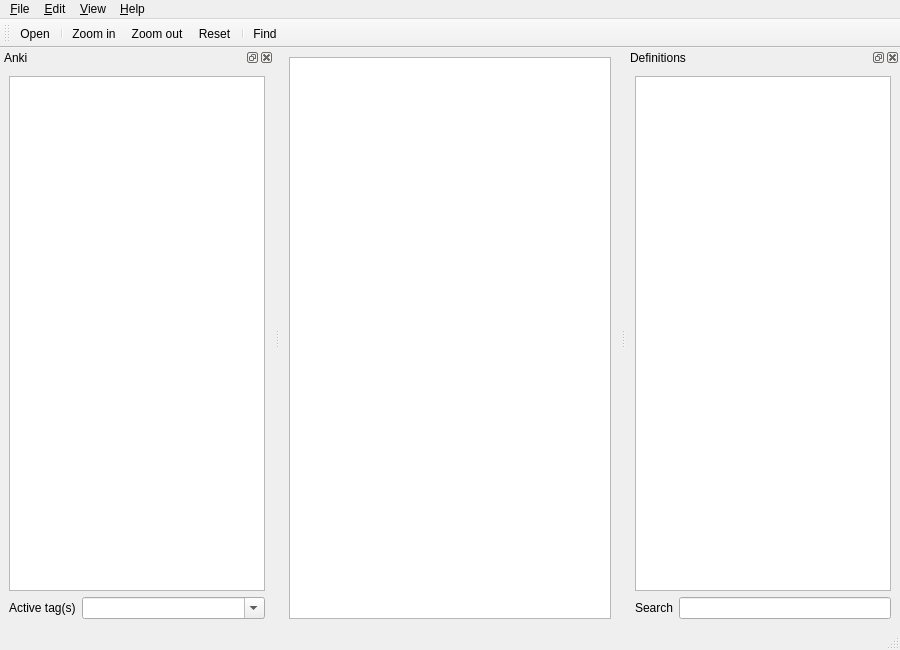
<?xml version="1.0" encoding="UTF-8"?>
<ui version="4.0">
 <class>MainWindowReader</class>
 <widget class="QMainWindow" name="MainWindowReader">
  <property name="geometry">
   <rect>
    <x>0</x>
    <y>0</y>
    <width>900</width>
    <height>650</height>
   </rect>
  </property>
  <property name="acceptDrops">
   <bool>true</bool>
  </property>
  <property name="windowTitle">
   <string>Yomichan</string>
  </property>
  <property name="windowIcon">
   <iconset>
    <normaloff>../img/icon_logo_32.png</normaloff>../img/icon_logo_32.png</iconset>
  </property>
  <widget class="QWidget" name="centralwidget">
   <layout class="QHBoxLayout" name="horizontalLayout">
    <item>
     <widget class="QPlainTextEdit" name="textContent">
      <property name="mouseTracking">
       <bool>true</bool>
      </property>
      <property name="readOnly">
       <bool>true</bool>
      </property>
     </widget>
    </item>
   </layout>
  </widget>
  <widget class="QMenuBar" name="menubar">
   <property name="geometry">
    <rect>
     <x>0</x>
     <y>0</y>
     <width>900</width>
     <height>25</height>
    </rect>
   </property>
   <widget class="QMenu" name="menuFile">
    <property name="title">
     <string>&amp;File</string>
    </property>
    <widget class="QMenu" name="menuOpenArchive">
     <property name="enabled">
      <bool>false</bool>
     </property>
     <property name="title">
      <string>Open from &amp;archive</string>
     </property>
    </widget>
    <widget class="QMenu" name="menuOpenRecent">
     <property name="title">
      <string>Open &amp;recent</string>
     </property>
    </widget>
    <addaction name="actionOpen"/>
    <addaction name="menuOpenArchive"/>
    <addaction name="menuOpenRecent"/>
    <addaction name="separator"/>
    <addaction name="actionQuit"/>
   </widget>
   <widget class="QMenu" name="menuEdit">
    <property name="title">
     <string>&amp;Edit</string>
    </property>
    <addaction name="actionCopyDefinition"/>
    <addaction name="actionCopyAllDefinitions"/>
    <addaction name="actionCopySentence"/>
    <addaction name="separator"/>
    <addaction name="actionFind"/>
    <addaction name="actionFindNext"/>
    <addaction name="separator"/>
    <addaction name="actionPreferences"/>
   </widget>
   <widget class="QMenu" name="menuHelp">
    <property name="title">
     <string>&amp;Help</string>
    </property>
    <addaction name="actionHomepage"/>
    <addaction name="actionFeedback"/>
    <addaction name="separator"/>
    <addaction name="actionAbout"/>
   </widget>
   <widget class="QMenu" name="menuView">
    <property name="title">
     <string>&amp;View</string>
    </property>
    <widget class="QMenu" name="menuTextSize">
     <property name="title">
      <string>&amp;Zoom</string>
     </property>
     <addaction name="actionZoomIn"/>
     <addaction name="actionZoomOut"/>
     <addaction name="separator"/>
     <addaction name="actionZoomReset"/>
    </widget>
    <addaction name="menuTextSize"/>
    <addaction name="separator"/>
    <addaction name="actionToggleDefinitions"/>
    <addaction name="actionToggleAnki"/>
    <addaction name="separator"/>
    <addaction name="actionToggleWrap"/>
   </widget>
   <addaction name="menuFile"/>
   <addaction name="menuEdit"/>
   <addaction name="menuView"/>
   <addaction name="menuHelp"/>
  </widget>
  <widget class="QToolBar" name="toolBar">
   <property name="windowTitle">
    <string>toolBar</string>
   </property>
   <property name="iconSize">
    <size>
     <width>16</width>
     <height>16</height>
    </size>
   </property>
   <attribute name="toolBarArea">
    <enum>TopToolBarArea</enum>
   </attribute>
   <attribute name="toolBarBreak">
    <bool>false</bool>
   </attribute>
   <addaction name="actionOpen"/>
   <addaction name="separator"/>
   <addaction name="actionZoomIn"/>
   <addaction name="actionZoomOut"/>
   <addaction name="actionZoomReset"/>
   <addaction name="separator"/>
   <addaction name="actionFind"/>
  </widget>
  <widget class="QDockWidget" name="dockDefinitions">
   <property name="windowTitle">
    <string>Definitions</string>
   </property>
   <attribute name="dockWidgetArea">
    <number>2</number>
   </attribute>
   <widget class="QWidget" name="dockWidgetContents">
    <layout class="QVBoxLayout" name="verticalLayout">
     <item>
      <widget class="QTextBrowser" name="textDefinitions">
       <property name="acceptDrops">
        <bool>false</bool>
       </property>
       <property name="openLinks">
        <bool>false</bool>
       </property>
      </widget>
     </item>
     <item>
      <layout class="QHBoxLayout" name="horizontalLayout_3">
       <item>
        <widget class="QLabel" name="label">
         <property name="text">
          <string>Search</string>
         </property>
        </widget>
       </item>
       <item>
        <widget class="QLineEdit" name="textDefinitionSearch"/>
       </item>
      </layout>
     </item>
    </layout>
   </widget>
  </widget>
  <widget class="QStatusBar" name="statusBar"/>
  <widget class="QDockWidget" name="dockAnki">
   <property name="windowTitle">
    <string>Anki</string>
   </property>
   <attribute name="dockWidgetArea">
    <number>1</number>
   </attribute>
   <widget class="QWidget" name="dockWidgetContents_2">
    <layout class="QVBoxLayout" name="verticalLayout_2">
     <item>
      <widget class="QListWidget" name="listDefinitions"/>
     </item>
     <item>
      <layout class="QHBoxLayout" name="horizontalLayout_2">
       <item>
        <widget class="QLabel" name="label_3">
         <property name="text">
          <string>Active tag(s)</string>
         </property>
        </widget>
       </item>
       <item>
        <widget class="QComboBox" name="comboTags">
         <property name="sizePolicy">
          <sizepolicy hsizetype="Expanding" vsizetype="Fixed">
           <horstretch>0</horstretch>
           <verstretch>0</verstretch>
          </sizepolicy>
         </property>
         <property name="editable">
          <bool>true</bool>
         </property>
        </widget>
       </item>
      </layout>
     </item>
    </layout>
   </widget>
  </widget>
  <action name="actionOpen">
   <property name="icon">
    <iconset>
     <normaloff>../img/icon_action_open.png</normaloff>../img/icon_action_open.png</iconset>
   </property>
   <property name="text">
    <string>&amp;Open...</string>
   </property>
   <property name="toolTip">
    <string>Open file</string>
   </property>
   <property name="shortcut">
    <string>Ctrl+O</string>
   </property>
   <property name="iconVisibleInMenu">
    <bool>true</bool>
   </property>
  </action>
  <action name="actionQuit">
   <property name="icon">
    <iconset>
     <normaloff>../img/icon_action_quit.png</normaloff>../img/icon_action_quit.png</iconset>
   </property>
   <property name="text">
    <string>&amp;Quit</string>
   </property>
   <property name="toolTip">
    <string>Quit Yomichan</string>
   </property>
   <property name="shortcut">
    <string>Ctrl+Q</string>
   </property>
   <property name="iconVisibleInMenu">
    <bool>true</bool>
   </property>
  </action>
  <action name="actionPreferences">
   <property name="icon">
    <iconset>
     <normaloff>../img/icon_action_preferences.png</normaloff>../img/icon_action_preferences.png</iconset>
   </property>
   <property name="text">
    <string>&amp;Preferences...</string>
   </property>
   <property name="toolTip">
    <string>Edit preferences</string>
   </property>
   <property name="iconVisibleInMenu">
    <bool>true</bool>
   </property>
  </action>
  <action name="actionAbout">
   <property name="icon">
    <iconset>
     <normaloff>../img/icon_action_about.png</normaloff>../img/icon_action_about.png</iconset>
   </property>
   <property name="text">
    <string>&amp;About...</string>
   </property>
   <property name="toolTip">
    <string>About Yomichan</string>
   </property>
   <property name="shortcut">
    <string>F1</string>
   </property>
   <property name="iconVisibleInMenu">
    <bool>true</bool>
   </property>
  </action>
  <action name="actionZoomIn">
   <property name="icon">
    <iconset>
     <normaloff>../img/icon_action_zoom_in.png</normaloff>../img/icon_action_zoom_in.png</iconset>
   </property>
   <property name="text">
    <string>Zoom &amp;in</string>
   </property>
   <property name="shortcut">
    <string>Ctrl++</string>
   </property>
   <property name="iconVisibleInMenu">
    <bool>true</bool>
   </property>
  </action>
  <action name="actionZoomOut">
   <property name="icon">
    <iconset>
     <normaloff>../img/icon_action_zoom_out.png</normaloff>../img/icon_action_zoom_out.png</iconset>
   </property>
   <property name="text">
    <string>Zoom &amp;out</string>
   </property>
   <property name="shortcut">
    <string>Ctrl+-</string>
   </property>
   <property name="iconVisibleInMenu">
    <bool>true</bool>
   </property>
  </action>
  <action name="actionZoomReset">
   <property name="icon">
    <iconset>
     <normaloff>../img/icon_action_zoom_reset.png</normaloff>../img/icon_action_zoom_reset.png</iconset>
   </property>
   <property name="text">
    <string>&amp;Reset</string>
   </property>
   <property name="toolTip">
    <string>Reset zoom</string>
   </property>
   <property name="shortcut">
    <string>Ctrl+0</string>
   </property>
   <property name="iconVisibleInMenu">
    <bool>true</bool>
   </property>
  </action>
  <action name="actionFind">
   <property name="icon">
    <iconset>
     <normaloff>../img/icon_action_find.png</normaloff>../img/icon_action_find.png</iconset>
   </property>
   <property name="text">
    <string>&amp;Find...</string>
   </property>
   <property name="toolTip">
    <string>Find text</string>
   </property>
   <property name="shortcut">
    <string>Ctrl+F</string>
   </property>
   <property name="iconVisibleInMenu">
    <bool>true</bool>
   </property>
  </action>
  <action name="actionFindNext">
   <property name="text">
    <string>Find &amp;next</string>
   </property>
   <property name="toolTip">
    <string>Find text again</string>
   </property>
   <property name="shortcut">
    <string>F3</string>
   </property>
  </action>
  <action name="actionToggleWrap">
   <property name="checkable">
    <bool>true</bool>
   </property>
   <property name="checked">
    <bool>true</bool>
   </property>
   <property name="text">
    <string>&amp;Word wrap</string>
   </property>
   <property name="toolTip">
    <string>Toggle word wrap</string>
   </property>
  </action>
  <action name="actionToggleDefinitions">
   <property name="checkable">
    <bool>true</bool>
   </property>
   <property name="text">
    <string>&amp;Definitions</string>
   </property>
   <property name="toolTip">
    <string>Toggle definitions</string>
   </property>
  </action>
  <action name="actionCopyDefinition">
   <property name="icon">
    <iconset>
     <normaloff>../img/icon_action_copy_definition.png</normaloff>../img/icon_action_copy_definition.png</iconset>
   </property>
   <property name="text">
    <string>Copy &amp;definition</string>
   </property>
   <property name="shortcut">
    <string>Ctrl+D</string>
   </property>
   <property name="iconVisibleInMenu">
    <bool>true</bool>
   </property>
  </action>
  <action name="actionCopyAllDefinitions">
   <property name="text">
    <string>Copy &amp;all definitions</string>
   </property>
  </action>
  <action name="actionHomepage">
   <property name="icon">
    <iconset>
     <normaloff>../img/icon_action_homepage.png</normaloff>../img/icon_action_homepage.png</iconset>
   </property>
   <property name="text">
    <string>&amp;Homepage...</string>
   </property>
   <property name="toolTip">
    <string>Yomichan homepage</string>
   </property>
   <property name="iconVisibleInMenu">
    <bool>true</bool>
   </property>
  </action>
  <action name="actionToggleAnki">
   <property name="checkable">
    <bool>true</bool>
   </property>
   <property name="text">
    <string>&amp;Anki</string>
   </property>
  </action>
  <action name="actionCopySentence">
   <property name="text">
    <string>Copy sen&amp;tence</string>
   </property>
   <property name="shortcut">
    <string>Ctrl+T</string>
   </property>
  </action>
  <action name="actionFeedback">
   <property name="icon">
    <iconset>
     <normaloff>../img/icon_action_feedback.png</normaloff>../img/icon_action_feedback.png</iconset>
   </property>
   <property name="text">
    <string>&amp;Feedback...</string>
   </property>
  </action>
 </widget>
 <resources/>
 <connections>
  <connection>
   <sender>actionToggleDefinitions</sender>
   <signal>toggled(bool)</signal>
   <receiver>dockDefinitions</receiver>
   <slot>setVisible(bool)</slot>
   <hints>
    <hint type="sourcelabel">
     <x>-1</x>
     <y>-1</y>
    </hint>
    <hint type="destinationlabel">
     <x>634</x>
     <y>313</y>
    </hint>
   </hints>
  </connection>
  <connection>
   <sender>actionQuit</sender>
   <signal>triggered()</signal>
   <receiver>MainWindowReader</receiver>
   <slot>close()</slot>
   <hints>
    <hint type="sourcelabel">
     <x>-1</x>
     <y>-1</y>
    </hint>
    <hint type="destinationlabel">
     <x>449</x>
     <y>324</y>
    </hint>
   </hints>
  </connection>
  <connection>
   <sender>actionToggleAnki</sender>
   <signal>toggled(bool)</signal>
   <receiver>dockAnki</receiver>
   <slot>setVisible(bool)</slot>
   <hints>
    <hint type="sourcelabel">
     <x>-1</x>
     <y>-1</y>
    </hint>
    <hint type="destinationlabel">
     <x>136</x>
     <y>342</y>
    </hint>
   </hints>
  </connection>
 </connections>
</ui>
